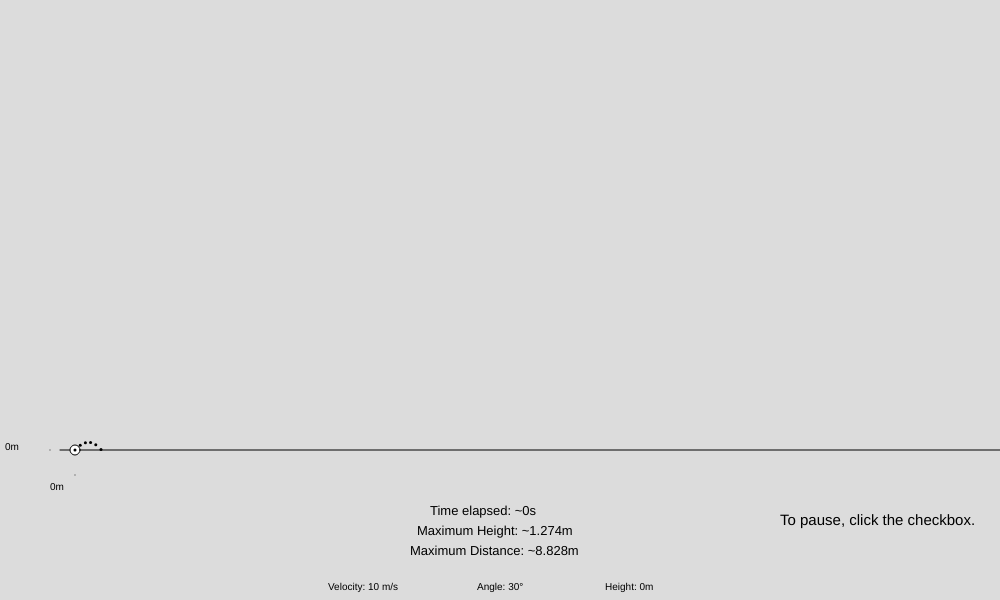
Frame 1 (no input)
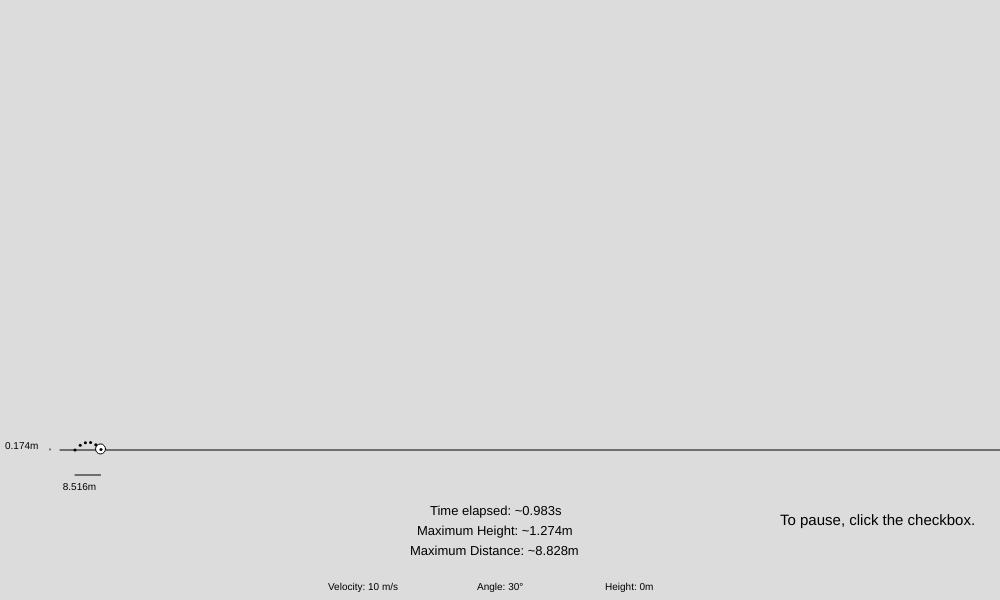
Frame 60 (no input)
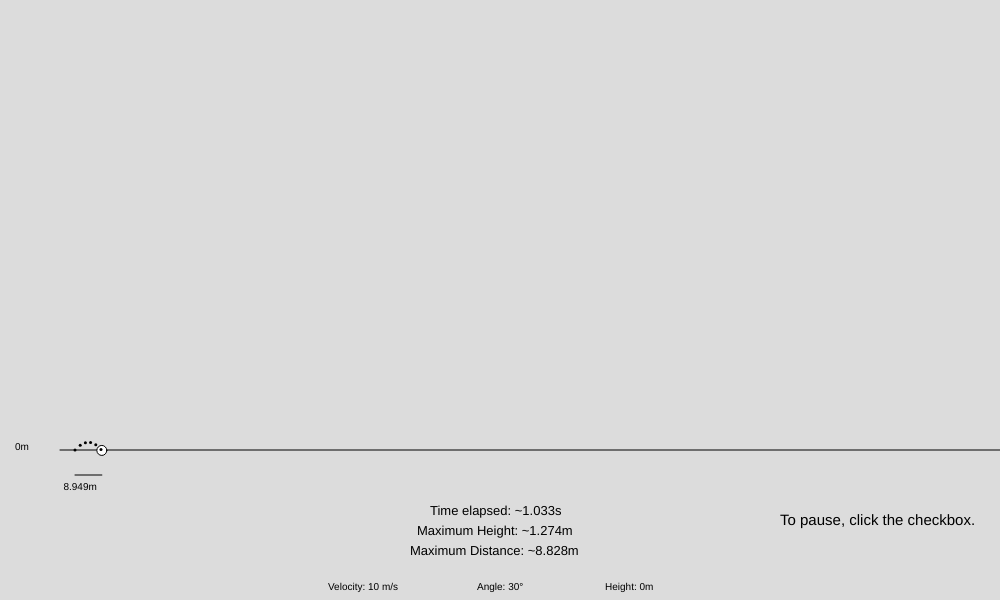
Frame 120 (the mouse pressed at the canvas centre since frame 60)

The p5.js sketch that drew these frames (run headless with seeded random() and noise() and a simulated clock; from frame 60 on, the mouse is pressed at the canvas centre):

// p5.js sketch
// ── sketch.js
var v0;
var angle;
var h;
var x = 0;
var y;
var t = 0;
var paused;
var pausedStart;
var maxHeight;
var trailX;
var trailY;
var trailTime = 0;
var maxDistance

function setup() {
  // Create UI elements and adjust program settings
  createCanvas(1000, 600);
  vSlider = createSlider(1, 50, 10, 1);
  aSlider = createSlider(1, 90, 30, 1);
  hSlider = createSlider(0, 10, 0, 1);
  pauseBox = createCheckbox();
  angleMode(DEGREES);
  frameRate(240);
}

function draw() {
  // Basic elements, always update each frame
  background(220);
  line(60, 450, 1000, 450);
  textSize(15);
  text("To pause, click the checkbox.", 780, 525);
  textSize(10);
  v0 = vSlider.value();
  text("Velocity: " + v0 + " m/s", 328, 590);
  angle = aSlider.value();
  text("Angle: " + angle + "°", 477, 590);
  h = hSlider.value();
  text("Height: " + h + "m", 605, 590);

  // Determine max height and distance based 
  // on set velocity, angle, and height.
  // Uses basic kinematics formulas
  var heightTime = (v0 * sin(angle)) / 4.905 / 2;
  maxHeight = v0 * sin(angle) * heightTime - 4.905 * pow(heightTime, 2) + h;
  var distanceTime = (-(v0 * sin(angle)) - sqrt(pow((v0 * sin(angle)), 2) - 4 * -4.905 * h)) / 2 / -4.905
  maxDistance = v0 * cos(angle) * distanceTime;
  textSize(13);
  text("Maximum Height: ~" + round(maxHeight, 3) + "m", 417, 535);
  text("Maximum Distance: ~" + round(maxDistance, 3) + "m", 410, 555);
  textSize(10);

  if (pauseBox.checked()) {
    // Calculate x and y position each frame
    x = 3 * v0 * cos(angle) * t + 75;
    y = -6 * (h + v0 * sin(angle) * t - 4.905 * pow(t, 2));
    
    // Check if ball is under the ground. If so, adjust to 
    // when it WOULD HAVE hit the ground. 
    if (y <= 0) {
      paused = false;
      circle(x, y + 450, 10);
      line(75, 475, x, 475);
      line(50, 450, 50, y + 450);
      text(round((x - 75) / 3, 3) + "m", (x - 75) / 2 + 50, 490);
      text(round(y / -6, 3) + "m", 5, y / 2 + 450);
      textSize(13);
      text("Time elapsed: ~" + round(t, 3) + "s", 430, 515);
      textSize(20);
      text("PAUSED", 835, 555);
      textSize(10);
    } else {
      var newTime =
        (-v0 * sin(angle) - sqrt(pow(v0 * sin(angle), 2) + 4 * 4.905 * h)) /
        -9.81;
      var newX = 3 * v0 * cos(angle) * newTime + 75;
      circle(newX, 450, 10);
      line(75, 475, newX, 475);
      text(round((newX - 75) / 3, 3) + "m", (newX - 75) / 2 + 50, 490);
      text("0m", 15, 450);
      textSize(13);
      text("Time elapsed: ~" + round(newTime, 3) + "s", 430, 515);
      textSize(10);
      textSize(20);
      text("PAUSED", 835, 555);
      textSize(10);
    }
    
  // If ball is on the ground, pause animation for 1 second, then replay.
  } else if (paused) {
    circle(x, y + 450, 10);
    line(75, 475, x, 475);
    text(round((x - 75) / 3, 3) + "m", (x - 75) / 2 + 50, 490);
    text("0m", 15, 450);
    textSize(13);
    text("Time elapsed: ~" + round(t, 3) + "s", 430, 515);
    textSize(10);
    if (millis() - pausedStart > 1000) {
      t = 0;
      paused = false;
    }
    
  // If no reason to be paused, continue animating the next frame.
  } else {
    t = t + deltaTime / 1000;
    x = 3 * v0 * cos(angle) * t + 75;
    y = -6 * (h + v0 * sin(angle) * t - 4.905 * pow(t, 2));
    
    // Checks if ball is under the ground. If so, that frame becomes the last
    // one in the animation, then sets pause to true.
    if (y <= 0) {
      circle(x, y + 450, 10);
      line(75, 475, x, 475);
      line(50, 450, 50, y + 450);
      text(round((x - 75) / 3, 3) + "m", (x - 75) / 2 + 50, 490);
      text(round(y / -6, 3) + "m", 5, y / 2 + 450);
      textSize(13);
      text("Time elapsed: ~" + round(t, 3) + "s", 430, 515);
      textSize(10);
    } else {
      circle(x, y + 450, 10);
      line(75, 475, x, 475);
      text(round((x - 75) / 3, 3) + "m", (x - 75) / 2 + 50, 490);
      text("0m", 15, 450);
      textSize(13);
      text("Time elapsed: ~" + round(t, 3) + "s", 430, 515);
      textSize(10);
      pausedStart = millis();
      paused = true;
    }
  }

  // Resets trailTime variable
  trailTime = 0;

  // Creates the ball path.
  for (var i = 0; i < 50; i++) {
    trailY = -6 * (h + v0 * sin(angle) * trailTime - 4.905 * pow(trailTime, 2));
    trailX = 3 * v0 * cos(angle) * trailTime;
    if (trailY <= 0) {
      strokeWeight(3);
      point(trailX + 75, trailY + 450);
      strokeWeight(1);
      trailTime = trailTime + 0.2;
    } else {
      break;
    }
  }
}
// ── style.css
body {
  margin: 0;
  padding: 0;
  text-align: center;
  background-color: #f0f0f0;
}
